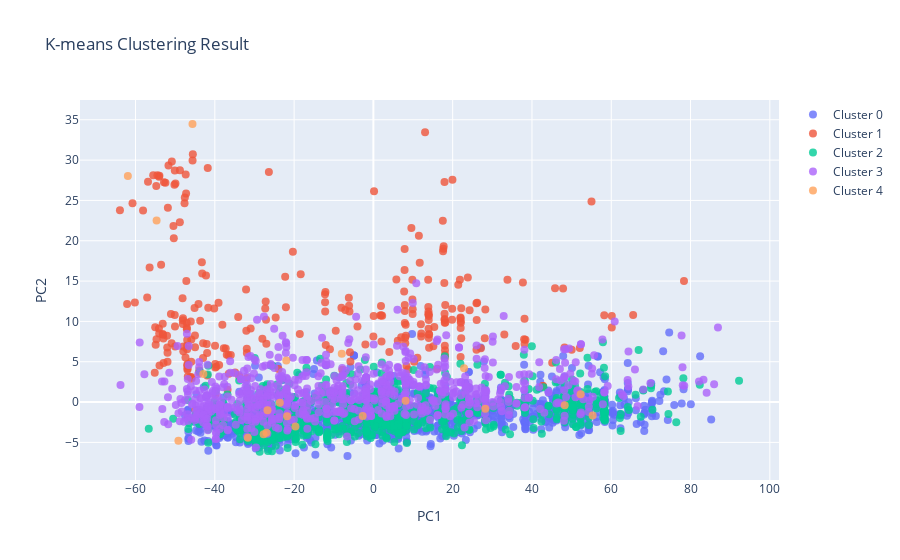

Source (notebook cell):
### Code cell
import plotly.graph_objects as go

# Create a scatter plot for each cluster
data = []
for cluster in range(5):
    cluster_data = pca_df[pca_df['kmeans'] == cluster]
    trace = go.Scatter(
        x=cluster_data['PC1'],
        y=cluster_data['PC2'],
        mode='markers',
        name=f'Cluster {cluster}',
        marker=dict(
            size=8,
            color=cluster,
            colorscale='Viridis',
            opacity=0.8
        )
    )
    data.append(trace)

# Create the layout
layout = go.Layout(
    title='K-means Clustering Result',
    xaxis=dict(title='PC1'),
    yaxis=dict(title='PC2')
)

# Create the figure
fig = go.Figure(data=data, layout=layout)

# Show the scatter plot
fig.show()

### Figure 1 — Plotly figure (JSON) as saved in the notebook; plotly's stock layout.template omitted (floating-point values rounded to 4 significant figures; data arrays with more than 128 entries replaced by an {"elided": "..."} marker saying what was removed)
{"data": [{"marker": {"color": 0, "colorscale": [[0, "#440154"], [0.1111, "#482878"], [0.2222, "#3e4989"], [0.3333, "#31688e"], [0.4444, "#26828e"], [0.5556, "#1f9e89"], [0.6667, "#35b779"], [0.7778, "#6ece58"], [0.8889, "#b5de2b"], [1, "#fde725"]], "opacity": 0.8, "size": 8}, "mode": "markers", "name": "Cluster 0", "type": "scatter", "x": {"elided": "1587 float values"}, "y": {"elided": "1587 float values"}}, {"marker": {"color": 1, "colorscale": [[0, "#440154"], [0.1111, "#482878"], [0.2222, "#3e4989"], [0.3333, "#31688e"], [0.4444, "#26828e"], [0.5556, "#1f9e89"], [0.6667, "#35b779"], [0.7778, "#6ece58"], [0.8889, "#b5de2b"], [1, "#fde725"]], "opacity": 0.8, "size": 8}, "mode": "markers", "name": "Cluster 1", "type": "scatter", "x": {"elided": "265 float values"}, "y": {"elided": "265 float values"}}, {"marker": {"color": 2, "colorscale": [[0, "#440154"], [0.1111, "#482878"], [0.2222, "#3e4989"], [0.3333, "#31688e"], [0.4444, "#26828e"], [0.5556, "#1f9e89"], [0.6667, "#35b779"], [0.7778, "#6ece58"], [0.8889, "#b5de2b"], [1, "#fde725"]], "opacity": 0.8, "size": 8}, "mode": "markers", "name": "Cluster 2", "type": "scatter", "x": {"elided": "918 float values"}, "y": {"elided": "918 float values"}}, {"marker": {"color": 3, "colorscale": [[0, "#440154"], [0.1111, "#482878"], [0.2222, "#3e4989"], [0.3333, "#31688e"], [0.4444, "#26828e"], [0.5556, "#1f9e89"], [0.6667, "#35b779"], [0.7778, "#6ece58"], [0.8889, "#b5de2b"], [1, "#fde725"]], "opacity": 0.8, "size": 8}, "mode": "markers", "name": "Cluster 3", "type": "scatter", "x": {"elided": "746 float values"}, "y": {"elided": "746 float values"}}, {"marker": {"color": 4, "colorscale": [[0, "#440154"], [0.1111, "#482878"], [0.2222, "#3e4989"], [0.3333, "#31688e"], [0.4444, "#26828e"], [0.5556, "#1f9e89"], [0.6667, "#35b779"], [0.7778, "#6ece58"], [0.8889, "#b5de2b"], [1, "#fde725"]], "opacity": 0.8, "size": 8}, "mode": "markers", "name": "Cluster 4", "type": "scatter", "x": [-2.706, -31.66, 28.23, -49.18, -23.61, -26.98, 8.121, -7.975, -19.67, -42.89, -27.69, -21.97, -21.76, 55.3, -54.69, -61.93, -26.71, 52.28, 48.26, 22.87, -45.63], "y": [-1.739, -4.44, -0.8305, -4.792, -0.09325, -3.791, 0.1473, 5.994, -3.034, 3.476, -3.985, 5.159, -1.758, -1.679, 22.52, 28.03, -1.006, 0.9815, -0.3909, 4.2, 34.48]}], "layout": {"title": {"text": "K-means Clustering Result"}, "xaxis": {"title": {"text": "PC1"}}, "yaxis": {"title": {"text": "PC2"}}}}
